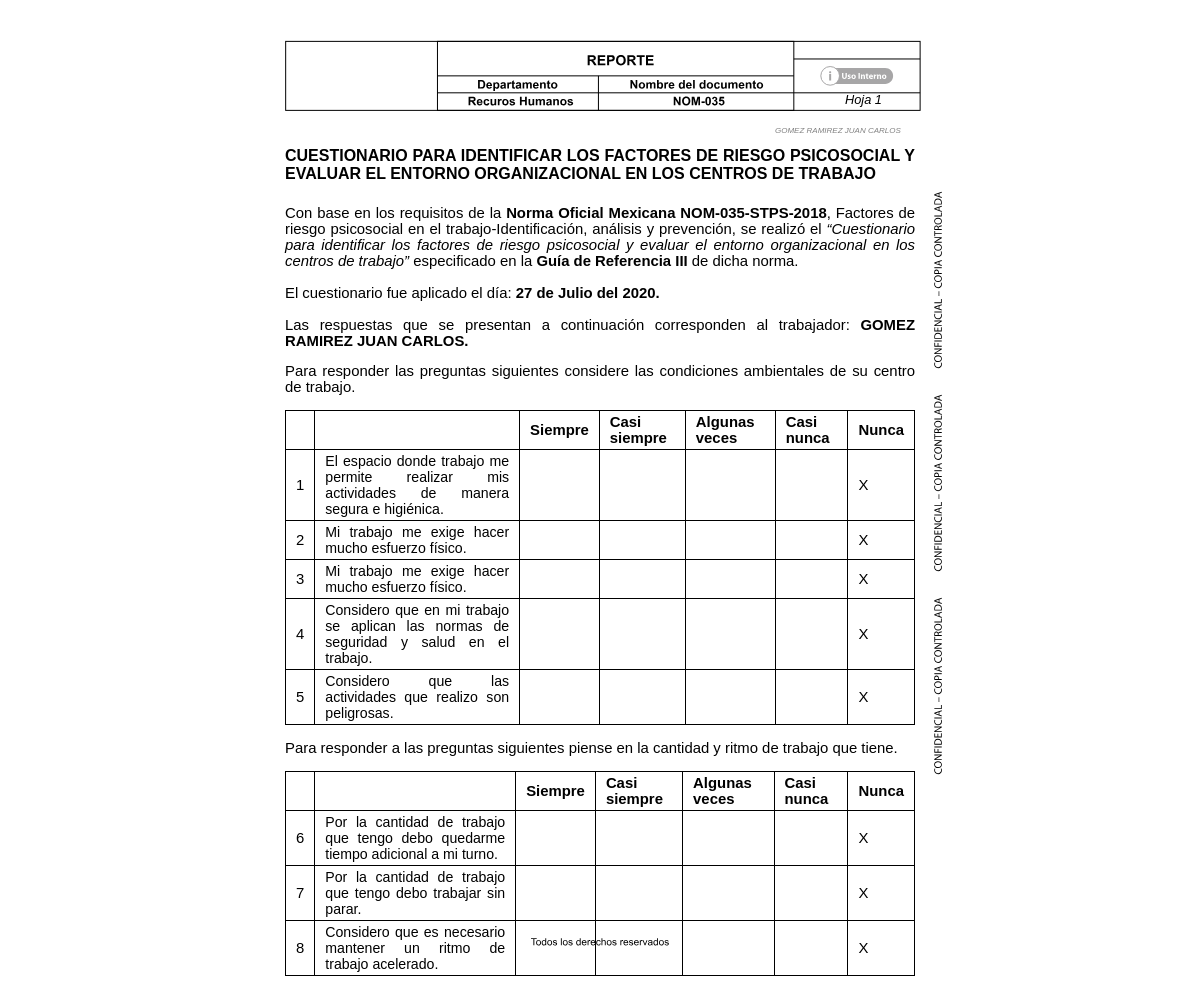
The app's page /protected/php/impreR03Portadas.php with its own data.
### tables this page shows
CREATE TABLE "nom035R3a" (
  "id" integer NOT NULL PRIMARY KEY AUTOINCREMENT,
  "p1_R3a" text NOT NULL,
  "p2_R3a" text NOT NULL,
  "p3_R3a" text NOT NULL,
  "p4_R3a" text NOT NULL,
  "p5_R3a" text NOT NULL,
  "p6_R3a" text NOT NULL,
  "p7_R3a" text NOT NULL,
  "p8_R3a" text NOT NULL,
  "p9_R3a" text NOT NULL,
  "p10_R3a" text NOT NULL,
  "p11_R3a" text NOT NULL,
  "p12_R3a" text NOT NULL,
  "p13_R3a" text NOT NULL,
  "p14_R3a" text NOT NULL,
  "p15_R3a" text NOT NULL,
  "p16_R3a" text NOT NULL,
  "p17_R3a" text NOT NULL,
  "p18_R3a" text NOT NULL,
  "p19_R3a" text NOT NULL,
  "p20_R3a" text NOT NULL,
  "p21_R3a" text NOT NULL,
  "p22_R3a" text NOT NULL,
  "p23_R3a" text NOT NULL,
  "p24_R3a" text NOT NULL,
  "p25_R3a" text NOT NULL,
  "p26_R3a" text NOT NULL,
  "p27_R3a" text NOT NULL,
  "p28_R3a" text NOT NULL,
  "p29_R3a" text NOT NULL,
  "p30_R3a" text NOT NULL,
  "p31_R3a" text NOT NULL,
  "p32_R3a" text NOT NULL,
  "p33_R3a" text NOT NULL,
  "p34_R3a" text NOT NULL,
  "p35_R3a" text NOT NULL,
  "p36_R3a" text NOT NULL,
  "p37_R3a" text NOT NULL,
  "p38_R3a" text NOT NULL,
  "p39_R3a" text NOT NULL,
  "p40_R3a" text NOT NULL,
  "p41_R3a" text NOT NULL,
  "p42_R3a" text NOT NULL,
  "p43_R3a" text NOT NULL,
  "p44_R3a" text NOT NULL,
  "p45_R3a" text NOT NULL,
  "p46_R3a" text NOT NULL,
  "p47_R3a" text NOT NULL,
  "p48_R3a" text NOT NULL,
  "p49_R3a" text NOT NULL,
  "p50_R3a" text NOT NULL,
  "p51_R3a" text NOT NULL,
  "p52_R3a" text NOT NULL,
  "p53_R3a" text NOT NULL,
  "p54_R3a" text NOT NULL,
  "p55_R3a" text NOT NULL,
  "p56_R3a" text NOT NULL,
  "p57_R3a" text NOT NULL,
  "p58_R3a" text NOT NULL,
  "p59_R3a" text NOT NULL,
  "p60_R3a" text NOT NULL,
  "p61_R3a" text NOT NULL,
  "p62_R3a" text NOT NULL,
  "p63_R3a" text NOT NULL,
  "p64_R3a" text NOT NULL,
  "p65_R3a" text NOT NULL,
  "p66_R3a" text NOT NULL,
  "p67_R3a" text NOT NULL,
  "p68_R3a" text NOT NULL,
  "p69_R3a" text NOT NULL,
  "p70_R3a" text NOT NULL,
  "p71_R3a" text NOT NULL,
  "p72_R3a" text NOT NULL,
  "empresa_R3a" text NOT NULL,
  "dirEmpresa_R3a" text NOT NULL,
  "correo_R3a" text NOT NULL,
  "codeMd5_R3a" text NOT NULL,
  "usrSexo_R3a" text NOT NULL,
  "usrNumEmp_R3a" text NOT NULL,
  "fechaHoraInicio_R3a" text NOT NULL,
  "fechaHoraFinal_R3a" text NOT NULL,
  "usrNombre_R3a" text NOT NULL
);

### protected/php/fecha.php (called while the page is built, shortened)
<?php
$dia = substr($fecha_R1a, 0, 2);
$mesNum = substr($fecha_R1a, 3, 2);
switch ($mesNum) {
	case '07':
		$mes = "Julio";
		break;
}
$ano = substr($fecha_R1a, 6, 4);
?>

### protected/php/impreR03Portadas.php (the view, shortened to what this page needs)
<!DOCTYPE html>
<html lang="es">
<head>
</head>
<body>
<?php
$conCero = new SQLite3("../data/nom035_portadas.db") or die("Problemas para conectar!");
$csE = $conCero -> query("SELECT COUNT(codeMd5_R3a) AS cuantoRegistros FROM nom035R3a ");
while ($dato = $csE->fetchArray()) {
	$cRegistros = $dato['cuantoRegistros'];
}
if ($cRegistros >= 1) {
	$con = new SQLite3("../data/nom035_portadas.db") or die("Problemas para conectar!");
	$busCorreo = $con -> query("SELECT * FROM nom035R3a ORDER BY usrNombre_R3a");
	while ($dato = $busCorreo->fetchArray()) {
		$p1_R3a = $dato['p1_R3a'];
		$p2_R3a = $dato['p2_R3a'];
		$p3_R3a = $dato['p3_R3a'];
		$p4_R3a = $dato['p4_R3a'];
		$p5_R3a = $dato['p5_R3a'];
		$p6_R3a = $dato['p6_R3a'];
		$p7_R3a = $dato['p7_R3a'];
		$p8_R3a = $dato['p8_R3a'];
		$fecha_R1a = $dato['fechaHoraInicio_R3a'];
		$usrNombre_R3a = $dato['usrNombre_R3a'];
	include 'fecha.php';
echo '
		<div class="marcoP">
			<div class="hoja">
				<div style="position: absolute; z-index: -1;">
					<img src="../img/hFondo_.svg" style="height: 950px;">
				</div>
				<div>
					<br>
					<br>
					<br>
					<br>
					<br>
					<br>
					<div style="padding: 10px; width: 630px; height: 950px; margin: auto;">
						<div style="position: absolute; margin-left: 560px; margin-top: -34px; font-size: .8em;">
							<i>Hoja 1</i>
						</div>
						<div style="position: absolute; margin-left: 490px; margin-top: 0px; font-size: .5em; color: grey; text-align: left;">
							<i>'.$usrNombre_R3a.'</i>
						</div>
						<h4>CUESTIONARIO PARA IDENTIFICAR LOS FACTORES DE RIESGO PSICOSOCIAL Y EVALUAR EL ENTORNO ORGANIZACIONAL EN LOS CENTROS DE TRABAJO</h4>
						<div style="font-size: .93em;">
							<p>Con base en los requisitos de la <b>Norma Oficial Mexicana NOM-035-STPS-2018</b>, Factores de riesgo psicosocial en el trabajo-Identificación, análisis y prevención, se realizó el <i>“Cuestionario para identificar los factores de riesgo psicosocial y evaluar el entorno organizacional en los centros de trabajo”</i> especificado en la <b>Guía de Referencia III</b> de dicha norma.
								<br>
								<br>
								El cuestionario fue aplicado el día: <b>'.$dia.' de '.$mes.' del '.$ano.'.</b>
								<br>
								<br>
								Las respuestas que se presentan a continuación corresponden al trabajador: <b>'.$usrNombre_R3a.'.</b>
							</p>
							<p>
							Para responder las preguntas siguientes considere las condiciones ambientales de su centro de trabajo.
							</p>
							<table>
								<tr>
									<th></th>
									<th></th>
									<th>Siempre</th>
									<th>Casi siempre</th>
									<th>Algunas veces</th>
									<th>Casi nunca</th>
									<th>Nunca</th>
								</tr>
								<tr>
									<td>1</td>
									<td style="font-size: .95em;">El espacio donde trabajo me permite realizar mis actividades de manera segura e higiénica.</td>
									<td>'; if ($p1_R3a == 0) { echo 'X'; } echo '</td>
									<td>'; if ($p1_R3a == 1) { echo 'X'; } echo '</td>
									<td>'; if ($p1_R3a == 2) { echo 'X'; } echo '</td>
									<td>'; if ($p1_R3a == 3) { echo 'X'; } echo '</td>
									<td>'; if ($p1_R3a == 4) { echo 'X'; } echo '</td>
								</tr>
								<tr>
									<td>2</td>
									<td style="font-size: .95em;">Mi trabajo me exige hacer mucho esfuerzo físico.</td>
									<td>'; if ($p2_R3a == 4) { echo 'X'; } echo '</td>
									<td>'; if ($p2_R3a == 3) { echo 'X'; } echo '</td>
									<td>'; if ($p2_R3a == 2) { echo 'X'; } echo '</td>
									<td>'; if ($p2_R3a == 1) { echo 'X'; } echo '</td>
									<td>'; if ($p2_R3a == 0) { echo 'X'; } echo '</td>
								</tr>
								<tr>
									<td>3</td>
									<td style="font-size: .95em;">Mi trabajo me exige hacer mucho esfuerzo físico.</td>
									<td>'; if ($p3_R3a == 4) { echo 'X'; } echo '</td>
									<td>'; if ($p3_R3a == 3) { echo 'X'; } echo '</td>
									<td>'; if ($p3_R3a == 2) { echo 'X'; } echo '</td>
									<td>'; if ($p3_R3a == 1) { echo 'X'; } echo '</td>
									<td>'; if ($p3_R3a == 0) { echo 'X'; } echo '</td>
								</tr>
								<tr>
									<td>4</td>
									<td style="font-size: .95em;">Considero que en mi trabajo se aplican las normas de seguridad y salud en el trabajo.</td>
									<td>'; if ($p4_R3a == 0) { echo 'X'; } echo '</td>
									<td>'; if ($p4_R3a == 1) { echo 'X'; } echo '</td>
									<td>'; if ($p4_R3a == 2) { echo 'X'; } echo '</td>
									<td>'; if ($p4_R3a == 3) { echo 'X'; } echo '</td>
									<td>'; if ($p4_R3a == 4) { echo 'X'; } echo '</td>
								</tr>
								<tr>
									<td>5</td>
									<td style="font-size: .95em;">Considero que las actividades que realizo son peligrosas.</td>
									<td>'; if ($p5_R3a == 4) { echo 'X'; } echo '</td>
									<td>'; if ($p5_R3a == 3) { echo 'X'; } echo '</td>
									<td>'; if ($p5_R3a == 2) { echo 'X'; } echo '</td>
									<td>'; if ($p5_R3a == 1) { echo 'X'; } echo '</td>
									<td>'; if ($p5_R3a == 0) { echo 'X'; } echo '</td>
								</tr>
							</table>
							<p>
							Para responder a las preguntas siguientes piense en la cantidad y ritmo de trabajo que tiene.
							</p>
							<table>
								<tr>
									<th></th>
									<th></th>
									<th>Siempre</th>
									<th>Casi siempre</th>
									<th>Algunas veces</th>
									<th>Casi nunca</th>
									<th>Nunca</th>
								</tr>
								<tr>
									<td>6</td>
									<td style="font-size: .95em;">Por la cantidad de trabajo que tengo debo quedarme tiempo adicional a mi turno.</td>
									<td>'; if ($p6_R3a == 4) { echo 'X'; } echo '</td>
									<td>'; if ($p6_R3a == 3) { echo 'X'; } echo '</td>
									<td>'; if ($p6_R3a == 2) { echo 'X'; } echo '</td>
									<td>'; if ($p6_R3a == 1) { echo 'X'; } echo '</td>
									<td>'; if ($p6_R3a == 0) { echo 'X'; } echo '</td>
								</tr>
								<tr>
									<td>7</td>
									<td style="font-size: .95em;">Por la cantidad de trabajo que tengo debo trabajar sin parar.</td>
									<td>'; if ($p7_R3a == 4) { echo 'X'; } echo '</td>
									<td>'; if ($p7_R3a == 3) { echo 'X'; } echo '</td>
									<td>'; if ($p7_R3a == 2) { echo 'X'; } echo '</td>
									<td>'; if ($p7_R3a == 1) { echo 'X'; } echo '</td>
									<td>'; if ($p7_R3a == 0) { echo 'X'; } echo '</td>
								</tr>
								<tr>
									<td>8</td>
									<td style="font-size: .95em;">Considero que es necesario mantener un ritmo de trabajo acelerado.</td>
									<td>'; if ($p8_R3a == 4) { echo 'X'; } echo '</td>
									<td>'; if ($p8_R3a == 3) { echo 'X'; } echo '</td>
									<td>'; if ($p8_R3a == 2) { echo 'X'; } echo '</td>
									<td>'; if ($p8_R3a == 1) { echo 'X'; } echo '</td>
									<td>'; if ($p8_R3a == 0) { echo 'X'; } echo '</td>
								</tr>
							</table>
						</div>
					</div>
				</div>
			</div>
		</div>
';
}
}else{
	$ocultar = 'style="display: none;"';
	echo "<script> window.location='../error/alerta.aspx?error=404';</script>";
}
 ?>
</body>
</html>

### protected/php/impreR03Portadas.php (style rules this page uses)
.marcoP { display: flex; align-items: center; }
.hoja { margin: 0 auto; width: 730px; height: 980px; text-align: justify; }
body { font-family: Arial, sans-serif; }
table { border-collapse: collapse; }
th { padding: 3px 10px; border: 1px solid black; }
td { padding: 3px 10px; border: 1px solid black; }

### records on screen
nom035r3a: usrNombre_R3a "GOMEZ RAMIREZ JUAN CARLOS", fechaHoraInicio_R3a "27", fechaHoraInicio_R3a "Julio", fechaHoraInicio_R3a "2020", p1_R3a "X", p2_R3a "X", p3_R3a "X", p4_R3a "X", p5_R3a "X", p6_R3a "X", p7_R3a "X", p8_R3a "X"
